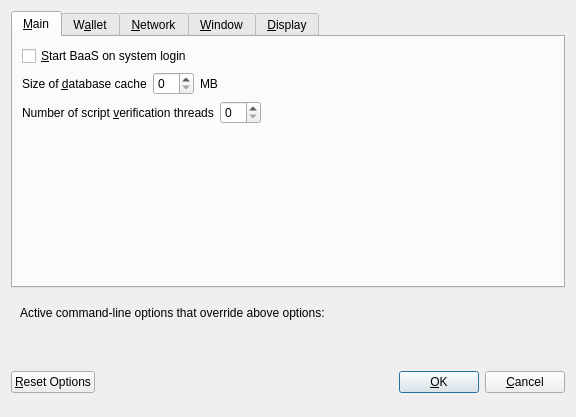
<?xml version="1.0" encoding="UTF-8"?>
<ui version="4.0">
 <class>OptionsDialog</class>
 <widget class="QDialog" name="OptionsDialog">
  <property name="geometry">
   <rect>
    <x>0</x>
    <y>0</y>
    <width>576</width>
    <height>417</height>
   </rect>
  </property>
  <property name="windowTitle">
   <string>Options</string>
  </property>
  <property name="modal">
   <bool>true</bool>
  </property>
  <layout class="QVBoxLayout" name="verticalLayout">
   <item>
    <widget class="QTabWidget" name="tabWidget">
     <property name="currentIndex">
      <number>0</number>
     </property>
     <widget class="QWidget" name="tabMain">
      <attribute name="title">
       <string>&amp;Main</string>
      </attribute>
      <layout class="QVBoxLayout" name="verticalLayout_Main">
       <item>
        <widget class="QCheckBox" name="bitcoinAtStartup">
         <property name="toolTip">
          <string>Automatically start BaaS after logging in to the system.</string>
         </property>
         <property name="text">
          <string>&amp;Start BaaS on system login</string>
         </property>
        </widget>
       </item>
       <item>
        <layout class="QHBoxLayout" name="horizontalLayout_2_Main">
         <item>
          <widget class="QLabel" name="databaseCacheLabel">
           <property name="text">
            <string>Size of &amp;database cache</string>
           </property>
           <property name="textFormat">
            <enum>Qt::PlainText</enum>
           </property>
           <property name="buddy">
            <cstring>databaseCache</cstring>
           </property>
          </widget>
         </item>
         <item>
          <widget class="QSpinBox" name="databaseCache"/>
         </item>
         <item>
          <widget class="QLabel" name="databaseCacheUnitLabel">
           <property name="text">
            <string>MB</string>
           </property>
           <property name="textFormat">
            <enum>Qt::PlainText</enum>
           </property>
          </widget>
         </item>
         <item>
          <spacer name="horizontalSpacer_2_Main">
           <property name="orientation">
            <enum>Qt::Horizontal</enum>
           </property>
           <property name="sizeHint" stdset="0">
            <size>
             <width>40</width>
             <height>20</height>
            </size>
           </property>
          </spacer>
         </item>
        </layout>
       </item>
       <item>
        <layout class="QHBoxLayout" name="horizontalLayout_3_Main">
         <item>
          <widget class="QLabel" name="threadsScriptVerifLabel">
           <property name="text">
            <string>Number of script &amp;verification threads</string>
           </property>
           <property name="textFormat">
            <enum>Qt::PlainText</enum>
           </property>
           <property name="buddy">
            <cstring>threadsScriptVerif</cstring>
           </property>
          </widget>
         </item>
         <item>
          <widget class="QSpinBox" name="threadsScriptVerif">
           <property name="toolTip">
            <string>(0 = auto, &lt;0 = leave that many cores free)</string>
           </property>
          </widget>
         </item>
         <item>
          <spacer name="horizontalSpacer_3_Main">
           <property name="orientation">
            <enum>Qt::Horizontal</enum>
           </property>
           <property name="sizeHint" stdset="0">
            <size>
             <width>40</width>
             <height>20</height>
            </size>
           </property>
          </spacer>
         </item>
        </layout>
       </item>
       <item>
        <spacer name="verticalSpacer_Main">
         <property name="orientation">
          <enum>Qt::Vertical</enum>
         </property>
         <property name="sizeHint" stdset="0">
          <size>
           <width>20</width>
           <height>40</height>
          </size>
         </property>
        </spacer>
       </item>
      </layout>
     </widget>
     <widget class="QWidget" name="tabWallet">
      <attribute name="title">
       <string>W&amp;allet</string>
      </attribute>
      <layout class="QVBoxLayout" name="verticalLayout_Wallet">
       <item>
        <widget class="QGroupBox" name="groupBox">
         <property name="title">
          <string>Expert</string>
         </property>
         <layout class="QVBoxLayout" name="verticalLayout_2">
          <item>
           <widget class="QCheckBox" name="coinControlFeatures">
            <property name="toolTip">
             <string>Whether to show coin control features or not.</string>
            </property>
            <property name="text">
             <string>Enable coin &amp;control features</string>
            </property>
           </widget>
          </item>
          <item>
           <widget class="QCheckBox" name="showMasternodesTab">
            <property name="toolTip">
             <string>Show additional tab listing all your masternodes in first sub-tab&lt;br/&gt;and all masternodes on the network in second sub-tab.</string>
            </property>
            <property name="text">
             <string>Show Masternodes Tab</string>
            </property>
           </widget>
          </item>
          <item>
           <widget class="QCheckBox" name="spendZeroConfChange">
            <property name="toolTip">
             <string>If you disable the spending of unconfirmed change, the change from a transaction&lt;br/&gt;cannot be used until that transaction has at least one confirmation.&lt;br/&gt;This also affects how your balance is computed.</string>
            </property>
            <property name="text">
             <string>&amp;Spend unconfirmed change</string>
            </property>
           </widget>
          </item>
         </layout>
        </widget>
       </item>
       <item>
        <spacer name="verticalSpacer_Wallet">
         <property name="orientation">
          <enum>Qt::Vertical</enum>
         </property>
         <property name="sizeHint" stdset="0">
          <size>
           <width>20</width>
           <height>40</height>
          </size>
         </property>
        </spacer>
       </item>
      </layout>
     </widget>
     <widget class="QWidget" name="tabNetwork">
      <attribute name="title">
       <string>&amp;Network</string>
      </attribute>
      <layout class="QVBoxLayout" name="verticalLayout_Network">
       <item>
        <widget class="QCheckBox" name="mapPortUpnp">
         <property name="toolTip">
          <string>Automatically open the BaaS client port on the router. This only works when your router supports UPnP and it is enabled.</string>
         </property>
         <property name="text">
          <string>Map port using &amp;UPnP</string>
         </property>
        </widget>
       </item>
       <item>
        <widget class="QCheckBox" name="allowIncoming">
         <property name="toolTip">
          <string>Accept connections from outside</string>
         </property>
         <property name="text">
          <string>Allow incoming connections</string>
         </property>
        </widget>
       </item>
       <item>
        <widget class="QCheckBox" name="connectSocks">
         <property name="toolTip">
          <string>Connect to the BaaS network through a SOCKS5 proxy.</string>
         </property>
         <property name="text">
          <string>&amp;Connect through SOCKS5 proxy (default proxy):</string>
         </property>
        </widget>
       </item>
       <item>
        <layout class="QHBoxLayout" name="horizontalLayout_1_Network">
         <item>
          <widget class="QLabel" name="proxyIpLabel">
           <property name="text">
            <string>Proxy &amp;IP:</string>
           </property>
           <property name="textFormat">
            <enum>Qt::PlainText</enum>
           </property>
           <property name="buddy">
            <cstring>proxyIp</cstring>
           </property>
          </widget>
         </item>
         <item>
          <widget class="QValidatedLineEdit" name="proxyIp">
           <property name="minimumSize">
            <size>
             <width>140</width>
             <height>0</height>
            </size>
           </property>
           <property name="maximumSize">
            <size>
             <width>140</width>
             <height>16777215</height>
            </size>
           </property>
           <property name="toolTip">
            <string>IP address of the proxy (e.g. IPv4: 127.0.0.1 / IPv6: ::1)</string>
           </property>
          </widget>
         </item>
         <item>
          <widget class="QLabel" name="proxyPortLabel">
           <property name="text">
            <string>&amp;Port:</string>
           </property>
           <property name="textFormat">
            <enum>Qt::PlainText</enum>
           </property>
           <property name="buddy">
            <cstring>proxyPort</cstring>
           </property>
          </widget>
         </item>
         <item>
          <widget class="QLineEdit" name="proxyPort">
           <property name="minimumSize">
            <size>
             <width>55</width>
             <height>0</height>
            </size>
           </property>
           <property name="maximumSize">
            <size>
             <width>55</width>
             <height>16777215</height>
            </size>
           </property>
           <property name="toolTip">
            <string>Port of the proxy (e.g. 9050)</string>
           </property>
          </widget>
         </item>
         <item>
          <spacer name="horizontalSpacer_1_Network">
           <property name="orientation">
            <enum>Qt::Horizontal</enum>
           </property>
           <property name="sizeHint" stdset="0">
            <size>
             <width>40</width>
             <height>20</height>
            </size>
           </property>
          </spacer>
         </item>
        </layout>
       </item>
       <item>
        <spacer name="verticalSpacer_Network">
         <property name="orientation">
          <enum>Qt::Vertical</enum>
         </property>
         <property name="sizeHint" stdset="0">
          <size>
           <width>20</width>
           <height>40</height>
          </size>
         </property>
        </spacer>
       </item>
      </layout>
     </widget>
     <widget class="QWidget" name="tabWindow">
      <attribute name="title">
       <string>&amp;Window</string>
      </attribute>
      <layout class="QVBoxLayout" name="verticalLayout_Window">
       <item>
        <widget class="QCheckBox" name="minimizeToTray">
         <property name="toolTip">
          <string>Show only a tray icon after minimizing the window.</string>
         </property>
         <property name="text">
          <string>&amp;Minimize to the tray instead of the taskbar</string>
         </property>
        </widget>
       </item>
       <item>
        <widget class="QCheckBox" name="minimizeOnClose">
         <property name="toolTip">
          <string>Minimize instead of exit the application when the window is closed. When this option is enabled, the application will be closed only after selecting Quit in the menu.</string>
         </property>
         <property name="text">
          <string>M&amp;inimize on close</string>
         </property>
        </widget>
       </item>
       <item>
        <spacer name="verticalSpacer_Window">
         <property name="orientation">
          <enum>Qt::Vertical</enum>
         </property>
         <property name="sizeHint" stdset="0">
          <size>
           <width>20</width>
           <height>40</height>
          </size>
         </property>
        </spacer>
       </item>
      </layout>
     </widget>
     <widget class="QWidget" name="tabDisplay">
      <attribute name="title">
       <string>&amp;Display</string>
      </attribute>
      <layout class="QVBoxLayout" name="verticalLayout_Display">
       <item>
        <layout class="QHBoxLayout" name="horizontalLayout_1_Display">
         <item>
          <widget class="QLabel" name="langLabel">
           <property name="text">
            <string>User Interface &amp;language:</string>
           </property>
           <property name="textFormat">
            <enum>Qt::PlainText</enum>
           </property>
           <property name="buddy">
            <cstring>lang</cstring>
           </property>
          </widget>
         </item>
         <item>
          <widget class="QValueComboBox" name="lang">
           <property name="toolTip">
            <string>The user interface language can be set here. This setting will take effect after restarting BaaS.</string>
           </property>
          </widget>
         </item>
        </layout>
       </item>
       <item>
        <widget class="QLabel" name="label_3">
         <property name="toolTip">
          <string notr="true"/>
         </property>
         <property name="statusTip">
          <string notr="true"/>
         </property>
         <property name="whatsThis">
          <string notr="true"/>
         </property>
         <property name="accessibleName">
          <string notr="true"/>
         </property>
         <property name="text">
          <string>Language missing or translation incomplete? Help contributing translations here:
https://www.transifex.com/baas-io/baas-project-translations</string>
         </property>
         <property name="wordWrap">
          <bool>true</bool>
         </property>
         <property name="openExternalLinks">
          <bool>true</bool>
         </property>
         <property name="textInteractionFlags">
          <set>Qt::TextBrowserInteraction</set>
         </property>
        </widget>
       </item>
       <item>
        <layout class="QHBoxLayout" name="horizontalLayout_4_Display" stretch="0,0">
         <item>
          <widget class="QLabel" name="themeLabel">
           <property name="text">
            <string>User Interface Theme:</string>
           </property>
          </widget>
         </item>
         <item>
          <widget class="QValueComboBox" name="theme"/>
         </item>
        </layout>
       </item>
       <item>
        <widget class="Line" name="line">
         <property name="orientation">
          <enum>Qt::Horizontal</enum>
         </property>
        </widget>
       </item>
       <item>
        <layout class="QHBoxLayout" name="horizontalLayout_2_Display">
         <item>
          <widget class="QLabel" name="unitLabel">
           <property name="text">
            <string>&amp;Unit to show amounts in:</string>
           </property>
           <property name="textFormat">
            <enum>Qt::PlainText</enum>
           </property>
           <property name="buddy">
            <cstring>unit</cstring>
           </property>
          </widget>
         </item>
         <item>
          <widget class="QValueComboBox" name="unit">
           <property name="toolTip">
            <string>Choose the default subdivision unit to show in the interface and when sending coins.</string>
           </property>
          </widget>
         </item>
        </layout>
       </item>
       <item>
        <layout class="QHBoxLayout" name="horizontalLayout_5_Display">
         <item>
          <widget class="QLabel" name="digitsLabel">
           <property name="text">
            <string>Decimal digits</string>
           </property>
          </widget>
         </item>
         <item>
          <widget class="QValueComboBox" name="digits"/>
         </item>
        </layout>
       </item>
       <item>
        <layout class="QHBoxLayout" name="horizontalLayout_3_Display">
         <item>
          <widget class="QLabel" name="thirdPartyTxUrlsLabel">
           <property name="toolTip">
            <string>Third party URLs (e.g. a block explorer) that appear in the transactions tab as context menu items. %s in the URL is replaced by transaction hash. Multiple URLs are separated by vertical bar |.</string>
           </property>
           <property name="text">
            <string>Third party transaction URLs</string>
           </property>
           <property name="buddy">
            <cstring>thirdPartyTxUrls</cstring>
           </property>
          </widget>
         </item>
         <item>
          <widget class="QLineEdit" name="thirdPartyTxUrls">
           <property name="toolTip">
            <string>Third party URLs (e.g. a block explorer) that appear in the transactions tab as context menu items. %s in the URL is replaced by transaction hash. Multiple URLs are separated by vertical bar |.</string>
           </property>
          </widget>
         </item>
        </layout>
       </item>
       <item>
        <spacer name="verticalSpacer">
         <property name="orientation">
          <enum>Qt::Vertical</enum>
         </property>
         <property name="sizeHint" stdset="0">
          <size>
           <width>20</width>
           <height>40</height>
          </size>
         </property>
        </spacer>
       </item>
      </layout>
     </widget>
    </widget>
   </item>
   <item>
    <widget class="QFrame" name="frame">
     <layout class="QVBoxLayout" name="verticalLayout_Bottom">
      <item>
       <layout class="QHBoxLayout" name="horizontalLayout_Bottom">
        <item>
         <widget class="QLabel" name="overriddenByCommandLineInfoLabel">
          <property name="text">
           <string>Active command-line options that override above options:</string>
          </property>
          <property name="textFormat">
           <enum>Qt::PlainText</enum>
          </property>
         </widget>
        </item>
        <item>
         <spacer name="horizontalSpacer_Bottom">
          <property name="orientation">
           <enum>Qt::Horizontal</enum>
          </property>
          <property name="sizeHint" stdset="0">
           <size>
            <width>40</width>
            <height>20</height>
           </size>
          </property>
         </spacer>
        </item>
       </layout>
      </item>
      <item>
       <widget class="QLabel" name="overriddenByCommandLineLabel">
        <property name="text">
         <string/>
        </property>
        <property name="textFormat">
         <enum>Qt::PlainText</enum>
        </property>
        <property name="wordWrap">
         <bool>true</bool>
        </property>
       </widget>
      </item>
     </layout>
    </widget>
   </item>
   <item>
    <layout class="QHBoxLayout" name="horizontalLayout_Buttons">
     <item>
      <widget class="QPushButton" name="resetButton">
       <property name="toolTip">
        <string>Reset all client options to default.</string>
       </property>
       <property name="text">
        <string>&amp;Reset Options</string>
       </property>
       <property name="autoDefault">
        <bool>false</bool>
       </property>
      </widget>
     </item>
     <item>
      <spacer name="horizontalSpacer_1">
       <property name="orientation">
        <enum>Qt::Horizontal</enum>
       </property>
       <property name="sizeHint" stdset="0">
        <size>
         <width>40</width>
         <height>48</height>
        </size>
       </property>
      </spacer>
     </item>
     <item>
      <widget class="QLabel" name="statusLabel">
       <property name="minimumSize">
        <size>
         <width>200</width>
         <height>0</height>
        </size>
       </property>
       <property name="font">
        <font>
         <weight>75</weight>
         <bold>true</bold>
        </font>
       </property>
       <property name="text">
        <string/>
       </property>
       <property name="textFormat">
        <enum>Qt::PlainText</enum>
       </property>
       <property name="wordWrap">
        <bool>true</bool>
       </property>
      </widget>
     </item>
     <item>
      <spacer name="horizontalSpacer_2">
       <property name="orientation">
        <enum>Qt::Horizontal</enum>
       </property>
       <property name="sizeHint" stdset="0">
        <size>
         <width>40</width>
         <height>48</height>
        </size>
       </property>
      </spacer>
     </item>
     <item>
      <widget class="QPushButton" name="okButton">
       <property name="text">
        <string>&amp;OK</string>
       </property>
       <property name="autoDefault">
        <bool>false</bool>
       </property>
       <property name="default">
        <bool>true</bool>
       </property>
      </widget>
     </item>
     <item>
      <widget class="QPushButton" name="cancelButton">
       <property name="text">
        <string>&amp;Cancel</string>
       </property>
       <property name="autoDefault">
        <bool>false</bool>
       </property>
      </widget>
     </item>
    </layout>
   </item>
  </layout>
 </widget>
 <customwidgets>
  <customwidget>
   <class>QValidatedLineEdit</class>
   <extends>QLineEdit</extends>
   <header>qvalidatedlineedit.h</header>
  </customwidget>
  <customwidget>
   <class>QValueComboBox</class>
   <extends>QComboBox</extends>
   <header>qvaluecombobox.h</header>
  </customwidget>
 </customwidgets>
 <resources/>
 <connections/>
</ui>
